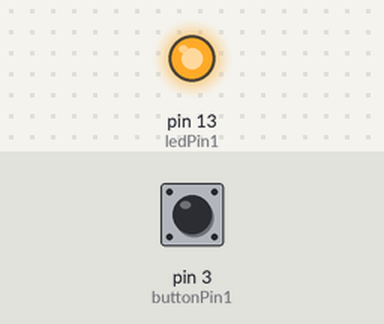
Recording of a sketch running on a simulated Arduino Uno, built with avr-gcc and run on an emulated ATmega328P. On the bench: output pins drawn as LEDs (lit = HIGH). Dashed ring = blinking. Inputs (shaded band) come from the test bench; at power-on: pin 3 (buttonPin1) LOW.

Above: at 1.2 s.
1.3 s: pin 3 (buttonPin1) pulled HIGH for 3.2 s
At 2.7 s:
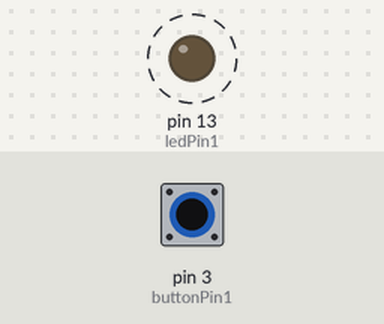
6.8 s: pin 3 (buttonPin1) pulled HIGH for 0.15 s
At 8.1 s:
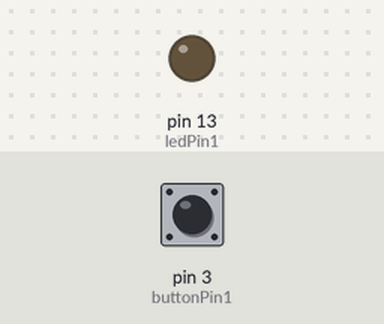
9.9 s: pin 3 (buttonPin1) pulled HIGH for 1 s
At 12.4 s:
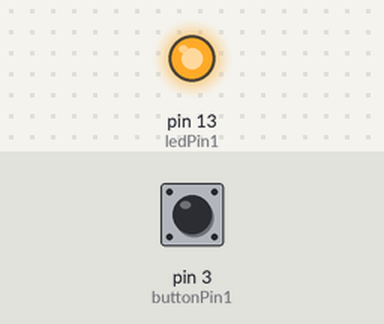
Timing chart, 0 to 13.9 s (numbered marks = the images above; inputs shaded):
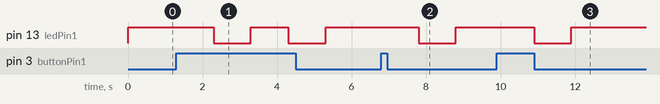

Measured:
- after the input at 1.3 s, pin 13 (ledPin1): alternates HIGH for 1.0 s and LOW for 1.0 s, starting after 1.0 s
- after the input at 6.8 s, pin 13 (ledPin1): HIGH → LOW after 1.0 s, → HIGH 1.0 s later
- after the input at 9.9 s, pin 13 (ledPin1): HIGH → LOW after 1.0 s, → HIGH 1.0 s later

The sketch:

act3number1.ino
```cpp
const int buttonPin1 = 3;
const int ledPin1 =  13;
int buttonState1 = 0;
void setup() {
  // put your setup code here, to run once:
  pinMode(ledPin1, OUTPUT);
  pinMode(buttonPin1, INPUT);
}

void loop() {
  // put your main code here, to run repeatedly:
buttonState1 = digitalRead(buttonPin1);
 if (buttonState1 == HIGH) {
    digitalWrite(ledPin1, HIGH);
    delay(1000);
    digitalWrite(ledPin1, LOW);
    delay(1000);
 } else {
    digitalWrite(ledPin1, HIGH);
  }
}
```
